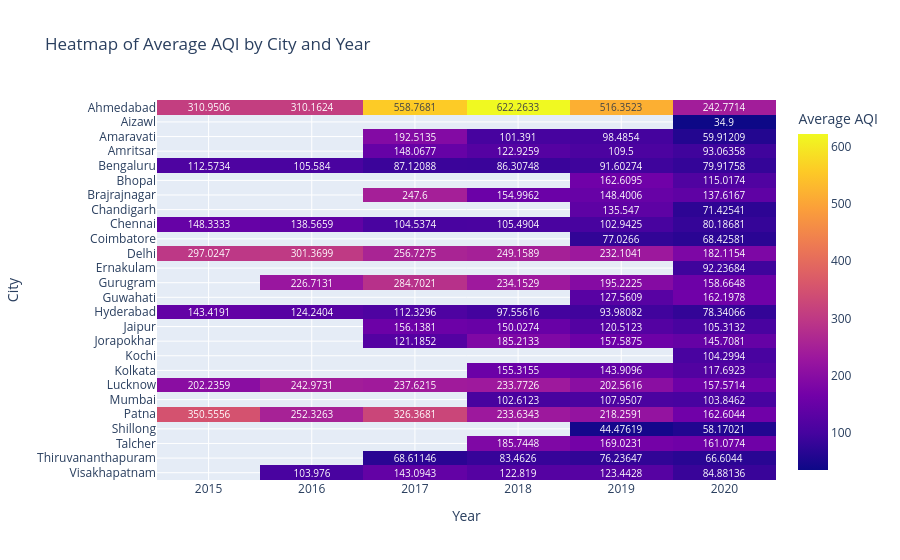

Notebook code for this chart:
### Markdown cell above
## Heatmap of Average AQI by City and Year
This heatmap visualises the yearly average AQI for each city. Darker colors indicate lower pollution levels, while brighter yellow/orange shades represent higher average AQI. The values inside each cell help quantify annual air-quality changes across cities.

### Code cell
pivot_aqi = (
    df.dropna(subset=["AQI"])
      .groupby(["City", "Year"])["AQI"]
      .mean()
      .reset_index()
      .pivot(index="City", columns="Year", values="AQI")
)

fig = px.imshow(
    pivot_aqi,
    aspect="auto",
    title="Heatmap of Average AQI by City and Year",
    labels=dict(color="Average AQI"),
    text_auto=True
)

fig.update_xaxes(title="Year")
fig.update_yaxes(title="City")
fig.show()

### Figure 1 — Plotly figure (JSON) as saved in the notebook; plotly's stock layout.template omitted (floating-point values rounded to 4 significant figures; data arrays with more than 128 entries replaced by an {"elided": "..."} marker saying what was removed)
{"data": [{"coloraxis": "coloraxis", "hovertemplate": "Year: %{x}<br>City: %{y}<br>Average AQI: %{z}<extra></extra>", "name": "0", "texttemplate": "%{z}", "type": "heatmap", "x": [2015, 2016, 2017, 2018, 2019, 2020], "xaxis": "x", "y": ["Ahmedabad", "Aizawl", "Amaravati", "Amritsar", "Bengaluru", "Bhopal", "Brajrajnagar", "Chandigarh", "Chennai", "Coimbatore", "Delhi", "Ernakulam", "Gurugram", "Guwahati", "Hyderabad", "Jaipur", "Jorapokhar", "Kochi", "Kolkata", "Lucknow", "Mumbai", "Patna", "Shillong", "Talcher", "Thiruvananthapuram", "Visakhapatnam"], "yaxis": "y", "z": {"elided": "26x6 float values"}}], "layout": {"coloraxis": {"colorbar": {"title": {"text": "Average AQI"}}, "colorscale": [[0, "#0d0887"], [0.1111, "#46039f"], [0.2222, "#7201a8"], [0.3333, "#9c179e"], [0.4444, "#bd3786"], [0.5556, "#d8576b"], [0.6667, "#ed7953"], [0.7778, "#fb9f3a"], [0.8889, "#fdca26"], [1, "#f0f921"]]}, "title": {"text": "Heatmap of Average AQI by City and Year"}, "xaxis": {"anchor": "y", "domain": [0, 1], "title": {"text": "Year"}}, "yaxis": {"anchor": "x", "autorange": "reversed", "domain": [0, 1], "title": {"text": "City"}}}}
